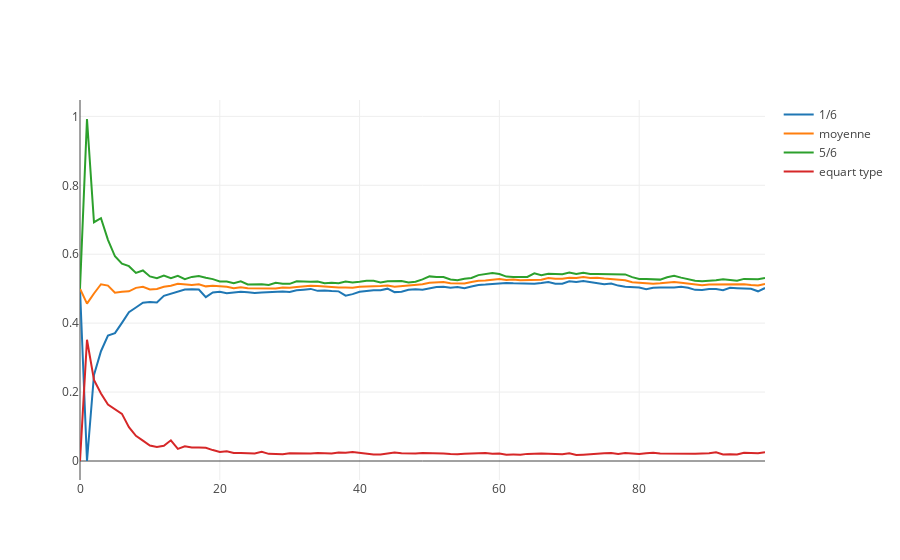

Write notebook code for a chart like this one.
### Markdown cell above
## Statistiques au cours du temps
1/6 les plus petit, 1/6 les plus grand
moyenne et equart type
```python
vogel.draw_stats(trait)
```

### Code cell
V.draw_stats("poils")
